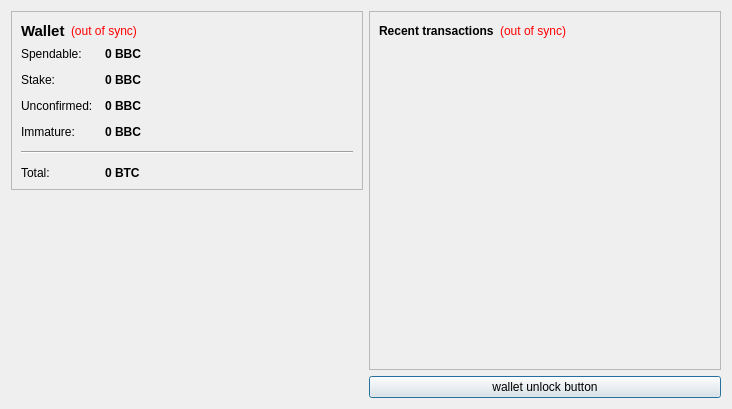
<?xml version="1.0" encoding="UTF-8"?>
<ui version="4.0">
 <class>OverviewPage</class>
 <widget class="QWidget" name="OverviewPage">
  <property name="geometry">
   <rect>
    <x>0</x>
    <y>0</y>
    <width>732</width>
    <height>409</height>
   </rect>
  </property>
  <property name="windowTitle">
   <string>Form</string>
  </property>
  <layout class="QHBoxLayout" name="horizontalLayout" stretch="0,0">
   <item>
    <layout class="QVBoxLayout" name="verticalLayout_2">
     <item>
      <widget class="QFrame" name="frame">
       <property name="frameShape">
        <enum>QFrame::StyledPanel</enum>
       </property>
       <property name="frameShadow">
        <enum>QFrame::Raised</enum>
       </property>
       <layout class="QVBoxLayout" name="verticalLayout_4">
        <item>
         <layout class="QHBoxLayout" name="horizontalLayout_4">
          <item>
           <widget class="QLabel" name="label_5">
            <property name="font">
             <font>
              <pointsize>11</pointsize>
              <weight>75</weight>
              <bold>true</bold>
             </font>
            </property>
            <property name="text">
             <string>Wallet</string>
            </property>
           </widget>
          </item>
          <item>
           <widget class="QLabel" name="labelWalletStatus">
            <property name="toolTip">
             <string>The displayed information may be out of date. Your wallet automatically synchronizes with the BigBang network after a connection is established, but this process has not completed yet.</string>
            </property>
            <property name="styleSheet">
             <string notr="true">QLabel { color: red; }</string>
            </property>
            <property name="text">
             <string notr="true">(out of sync)</string>
            </property>
            <property name="alignment">
             <set>Qt::AlignLeading|Qt::AlignLeft|Qt::AlignVCenter</set>
            </property>
           </widget>
          </item>
          <item>
           <spacer name="horizontalSpacer_2">
            <property name="orientation">
             <enum>Qt::Horizontal</enum>
            </property>
            <property name="sizeHint" stdset="0">
             <size>
              <width>40</width>
              <height>20</height>
             </size>
            </property>
           </spacer>
          </item>
         </layout>
        </item>
        <item>
         <layout class="QFormLayout" name="formLayout_2">
          <property name="fieldGrowthPolicy">
           <enum>QFormLayout::AllNonFixedFieldsGrow</enum>
          </property>
          <property name="horizontalSpacing">
           <number>12</number>
          </property>
          <property name="verticalSpacing">
           <number>12</number>
          </property>
          <item row="0" column="0">
           <widget class="QLabel" name="label">
            <property name="text">
             <string>Spendable:</string>
            </property>
           </widget>
          </item>
          <item row="0" column="1">
           <widget class="QLabel" name="labelBalance">
            <property name="font">
             <font>
              <weight>75</weight>
              <bold>true</bold>
             </font>
            </property>
            <property name="cursor">
             <cursorShape>IBeamCursor</cursorShape>
            </property>
            <property name="toolTip">
             <string>Your current spendable balance</string>
            </property>
            <property name="text">
             <string notr="true">0 BBC</string>
            </property>
            <property name="textInteractionFlags">
             <set>Qt::LinksAccessibleByMouse|Qt::TextSelectableByKeyboard|Qt::TextSelectableByMouse</set>
            </property>
           </widget>
          </item>
          <item row="1" column="0">
           <widget class="QLabel" name="label_6">
            <property name="text">
             <string>Stake:</string>
            </property>
           </widget>
          </item>
          <item row="1" column="1">
           <widget class="QLabel" name="labelStake">
            <property name="font">
             <font>
              <weight>75</weight>
              <bold>true</bold>
             </font>
            </property>
            <property name="cursor">
             <cursorShape>IBeamCursor</cursorShape>
            </property>
            <property name="toolTip">
             <string>Total of coins that was staked, and do not yet count toward the current balance</string>
            </property>
            <property name="text">
             <string notr="true">0 BBC</string>
            </property>
            <property name="textInteractionFlags">
             <set>Qt::LinksAccessibleByMouse|Qt::TextSelectableByKeyboard|Qt::TextSelectableByMouse</set>
            </property>
           </widget>
          </item>
          <item row="2" column="0">
           <widget class="QLabel" name="label_3">
            <property name="text">
             <string>Unconfirmed:</string>
            </property>
           </widget>
          </item>
          <item row="2" column="1">
           <widget class="QLabel" name="labelUnconfirmed">
            <property name="font">
             <font>
              <weight>75</weight>
              <bold>true</bold>
             </font>
            </property>
            <property name="cursor">
             <cursorShape>IBeamCursor</cursorShape>
            </property>
            <property name="toolTip">
             <string>Total of transactions that have yet to be confirmed, and do not yet count toward the current balance</string>
            </property>
            <property name="text">
             <string notr="true">0 BBC</string>
            </property>
            <property name="textInteractionFlags">
             <set>Qt::LinksAccessibleByMouse|Qt::TextSelectableByKeyboard|Qt::TextSelectableByMouse</set>
            </property>
           </widget>
          </item>
          <item row="3" column="0">
           <widget class="QLabel" name="labelImmatureText">
            <property name="text">
             <string>Immature:</string>
            </property>
           </widget>
          </item>
          <item row="3" column="1">
           <widget class="QLabel" name="labelImmature">
            <property name="font">
             <font>
              <weight>75</weight>
              <bold>true</bold>
             </font>
            </property>
            <property name="toolTip">
             <string>Mined balance that has not yet matured</string>
            </property>
            <property name="text">
             <string notr="true">0 BBC</string>
            </property>
            <property name="textInteractionFlags">
             <set>Qt::LinksAccessibleByMouse|Qt::TextSelectableByKeyboard|Qt::TextSelectableByMouse</set>
            </property>
           </widget>
          </item>
          <item row="4" column="0" colspan="2">
           <widget class="Line" name="line">
            <property name="orientation">
             <enum>Qt::Horizontal</enum>
            </property>
           </widget>
          </item>
          <item row="5" column="0">
           <widget class="QLabel" name="labelTotalText">
            <property name="text">
             <string>Total:</string>
            </property>
           </widget>
          </item>
          <item row="5" column="1">
           <widget class="QLabel" name="labelTotal">
            <property name="font">
             <font>
              <weight>75</weight>
              <bold>true</bold>
             </font>
            </property>
            <property name="cursor">
             <cursorShape>IBeamCursor</cursorShape>
            </property>
            <property name="toolTip">
             <string>Your current total balance</string>
            </property>
            <property name="text">
             <string notr="true">0 BTC</string>
            </property>
            <property name="textInteractionFlags">
             <set>Qt::LinksAccessibleByMouse|Qt::TextSelectableByKeyboard|Qt::TextSelectableByMouse</set>
            </property>
           </widget>
          </item>
         </layout>
        </item>
       </layout>
      </widget>
     </item>
     <item>
      <spacer name="verticalSpacer_4">
       <property name="orientation">
        <enum>Qt::Vertical</enum>
       </property>
       <property name="sizeHint" stdset="0">
        <size>
         <width>20</width>
         <height>40</height>
        </size>
       </property>
      </spacer>
     </item>
     <item>
      <widget class="QLabel" name="label_2">
       <property name="text">
        <string/>
       </property>
       <property name="pixmap">
        <pixmap resource="../bitcoin.qrc">:/images/Wallet_Logo</pixmap>
       </property>
       <property name="alignment">
        <set>Qt::AlignCenter</set>
       </property>
      </widget>
     </item>
     <item>
      <spacer name="verticalSpacer">
       <property name="orientation">
        <enum>Qt::Vertical</enum>
       </property>
       <property name="sizeHint" stdset="0">
        <size>
         <width>20</width>
         <height>40</height>
        </size>
       </property>
      </spacer>
     </item>
    </layout>
   </item>
   <item>
    <layout class="QVBoxLayout" name="verticalLayout_3">
     <item>
      <widget class="QFrame" name="frame_2">
       <property name="frameShape">
        <enum>QFrame::StyledPanel</enum>
       </property>
       <property name="frameShadow">
        <enum>QFrame::Raised</enum>
       </property>
       <layout class="QVBoxLayout" name="verticalLayout">
        <item>
         <layout class="QHBoxLayout" name="horizontalLayout_2">
          <item>
           <widget class="QLabel" name="label_4">
            <property name="text">
             <string>&lt;b&gt;Recent transactions&lt;/b&gt;</string>
            </property>
           </widget>
          </item>
          <item>
           <widget class="QLabel" name="labelTransactionsStatus">
            <property name="toolTip">
             <string>The displayed information may be out of date. Your wallet automatically synchronizes with the BigBang network after a connection is established, but this process has not completed yet.</string>
            </property>
            <property name="styleSheet">
             <string notr="true">QLabel { color: red; }</string>
            </property>
            <property name="text">
             <string notr="true">(out of sync)</string>
            </property>
            <property name="alignment">
             <set>Qt::AlignRight|Qt::AlignTrailing|Qt::AlignVCenter</set>
            </property>
           </widget>
          </item>
          <item>
           <spacer name="horizontalSpacer">
            <property name="orientation">
             <enum>Qt::Horizontal</enum>
            </property>
            <property name="sizeHint" stdset="0">
             <size>
              <width>40</width>
              <height>20</height>
             </size>
            </property>
           </spacer>
          </item>
         </layout>
        </item>
        <item>
         <widget class="QListView" name="listTransactions">
          <property name="styleSheet">
           <string notr="true">QListView { background: transparent; }</string>
          </property>
          <property name="frameShape">
           <enum>QFrame::NoFrame</enum>
          </property>
          <property name="verticalScrollBarPolicy">
           <enum>Qt::ScrollBarAlwaysOff</enum>
          </property>
          <property name="horizontalScrollBarPolicy">
           <enum>Qt::ScrollBarAlwaysOff</enum>
          </property>
          <property name="selectionMode">
           <enum>QAbstractItemView::NoSelection</enum>
          </property>
         </widget>
        </item>
       </layout>
      </widget>
     </item>
     <item>
      <widget class="QPushButton" name="unlockWalletButton">
       <property name="sizePolicy">
        <sizepolicy hsizetype="Minimum" vsizetype="Fixed">
         <horstretch>0</horstretch>
         <verstretch>0</verstretch>
        </sizepolicy>
       </property>
       <property name="maximumSize">
        <size>
         <width>16777214</width>
         <height>16777214</height>
        </size>
       </property>
       <property name="toolTip">
        <string/>
       </property>
       <property name="text">
        <string>wallet unlock button</string>
       </property>
       <property name="checkable">
        <bool>false</bool>
       </property>
       <property name="autoDefault">
        <bool>false</bool>
       </property>
       <property name="default">
        <bool>true</bool>
       </property>
       <property name="flat">
        <bool>false</bool>
       </property>
      </widget>
     </item>
    </layout>
   </item>
  </layout>
 </widget>
 <resources>
  <include location="../bitcoin.qrc"/>
 </resources>
 <connections/>
</ui>
